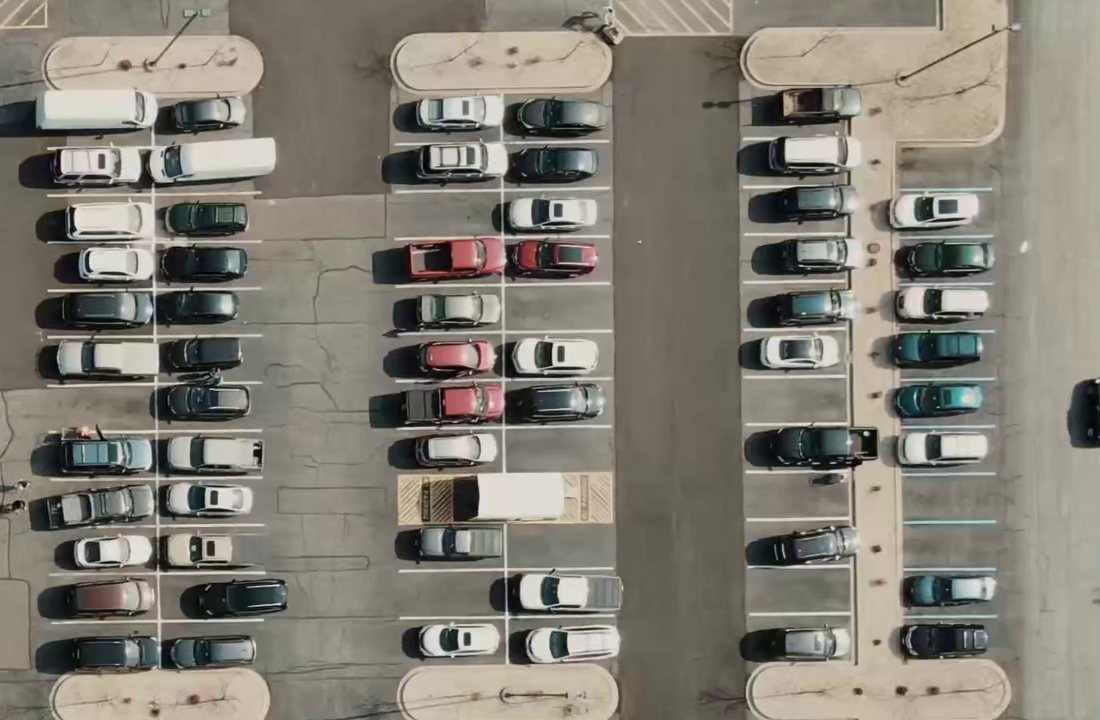
#> input picture data/firstFrame.png, 1100 x 720 px, found by its file name
$ python parking_space_picker.py
#> lines starting #> are read from the running program, lines starting #| are printed output that depends on the picture; after the words box and inside, x2 and y2 are one past the last pixel; in counts of white or black regions, pixels touching at a corner belong together
import cv2

width = 100
height = 42
file_path = "data/CarParkPos.txt"

try:
    with open(file_path, "r") as f:
#> (reads data/CarParkPos.txt from the repository)
        pos_list = [tuple(map(int, line.split())) for line in f]
except FileNotFoundError:
    pos_list = []

def write_positions_to_file(positions):
    with open(file_path, "w") as f:
        for pos in positions:
            f.write(f"{pos[0]} {pos[1]}\n")

def mouse_click(event, x, y, flags, params):
    global pos_list

    if event == cv2.EVENT_LBUTTONDOWN:
        pos_list.append((x, y))

    if event == cv2.EVENT_RBUTTONDOWN:
        pos_list = [pos for pos in pos_list if not (pos[0] < x < pos[0] + width and pos[1] < y < pos[1] + height)]

    write_positions_to_file(pos_list)

while True:
    img = cv2.imread("firstFrame.png")
#> img is the input picture: shape (720, 1100, 3); mean B, G, R 116.4, 126.3, 130.7
    img = cv2.resize(img, (img.shape[1], img.shape[0]))

    for pos in pos_list:
        cv2.rectangle(img, pos, (pos[0] + width,  pos[1] + height), (255, 0, 0), 2)
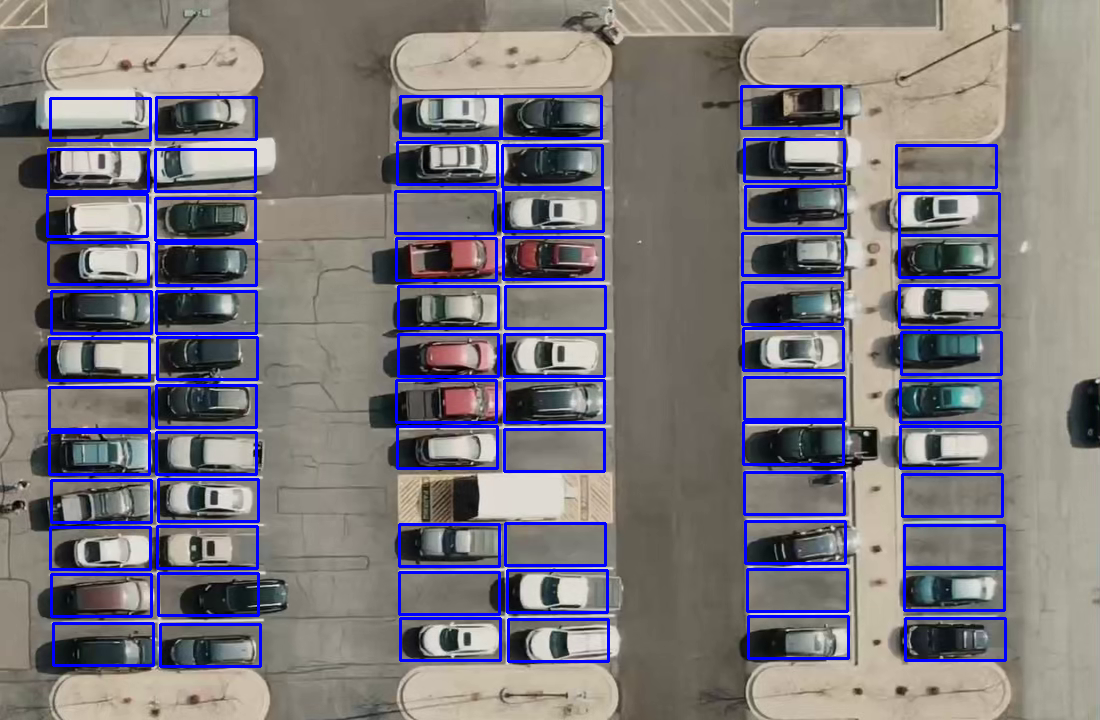
#> img: shape (720, 1100, 3); 7.3% of pixels changed, all inside (x1, y1, x2, y2) = (46, 85, 1007, 668)

    cv2.imshow("img", img)
    cv2.setMouseCallback("img", mouse_click)
    key = cv2.waitKey(1) & 0xFF
#> (key q is pressed here)

    if key == ord("q"):
        cv2.imwrite("CarParkPos.png", img)
        break

cv2.destroyAllWindows()
